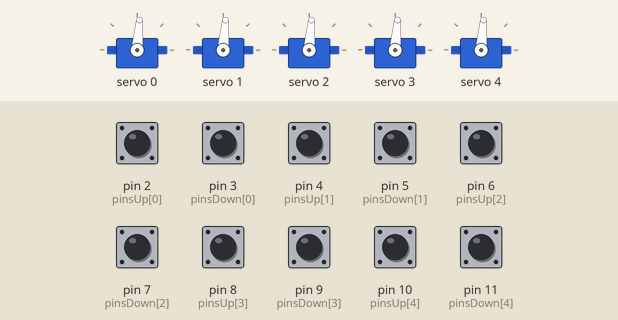
A sketch run on a simulated Arduino Uno, built with avr-gcc and run on an emulated ATmega328P. Parts: 5 × servo. The test bench sets the inputs (shaded band); at power-on: pin 2 (pinsUp[0]), pin 3 (pinsDown[0]), pin 4 (pinsUp[1]), pin 5 (pinsDown[1]), pin 6 (pinsUp[2]), pin 7 (pinsDown[2]), pin 8 (pinsUp[3]), pin 9 (pinsDown[3]), pin 10 (pinsUp[4]), pin 11 (pinsDown[4]) HIGH.

Above: at 3.2 s.
3.3 s: pin 2 (pinsUp[0]) pulled LOW for 0.15 s
At 4.2 s:
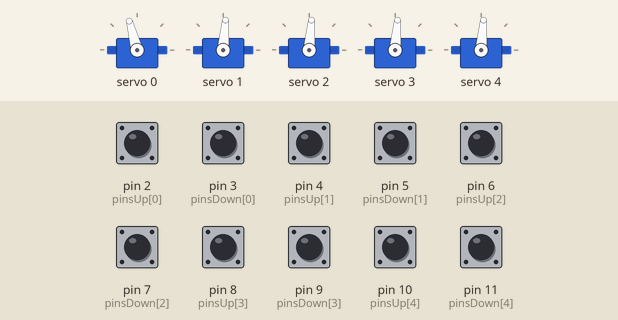
4.9 s: pin 3 (pinsDown[0]) pulled LOW for 0.15 s
At 5.6 s:
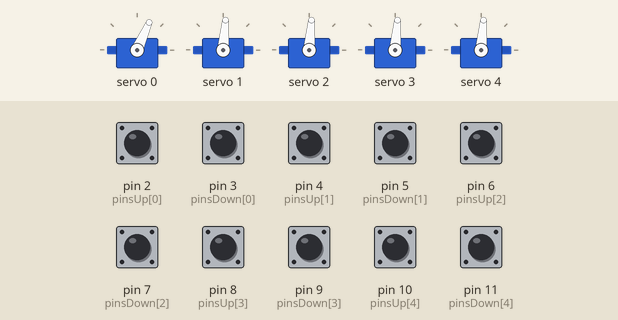
6.5 s: pin 2 (pinsUp[0]) pulled LOW for 1 s
At 7.0 s:
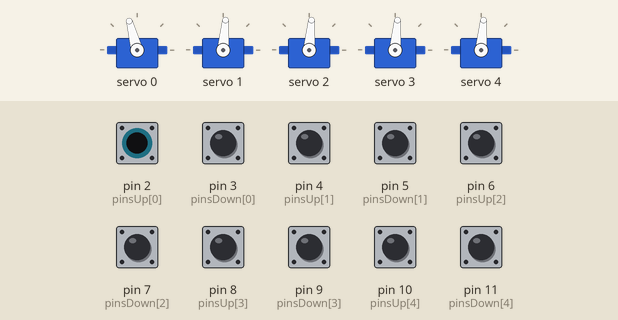
9.0 s: pin 3 (pinsDown[0]) pulled LOW for 1 s
At 9.8 s:
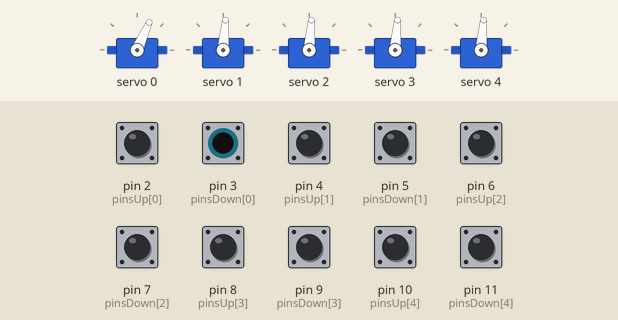
Timing chart, 0 to 12.0 s (numbered marks = the images above; inputs shaded):
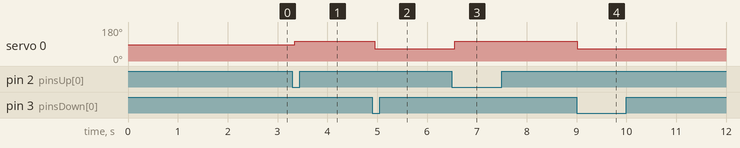

The sketch:

main.ino
```cpp
#include <Wire.h>
#include <Adafruit_PWMServoDriver.h>

Adafruit_PWMServoDriver pwm = Adafruit_PWMServoDriver();

int pinsUp[]   = {2, 4, 6, 8, 10};
int pinsDown[] = {3, 5, 7, 9, 11};

int stopValue = 350;
int val = 50;

void setup() {
  Serial.begin(9600);
  pwm.begin();
  pwm.setPWMFreq(60);

  for (int i = 0; i < 5; i++) {
    pinMode(pinsUp[i], INPUT_PULLUP);
    pinMode(pinsDown[i], INPUT_PULLUP);
  }

  for (int i = 0; i < 5; i++){
  pwm.setPWM(i, 0, stopValue);
  }

  delay(2000);
}

void loop() {
  for (int i = 0; i < 5; i++) {

    if (digitalRead(pinsUp[i]) == LOW) {
      pwm.setPWM(0, 0, stopValue + val);
    }

    else if (digitalRead(pinsDown[i]) == LOW) {
      pwm.setPWM(0, 0, stopValue - val);
    }
    else{
      pwm.setPWM(i, 0, 0);
    }
  }

  delay(50);
}
```

Measured:
- after the input at 3.3 s, servo 0: 85° → 105° at once
- after the input at 4.9 s, servo 0: 105° → 66° after 0.05 s
- after the input at 6.5 s, servo 0: 66° → 105° after 0.05 s
- after the input at 9.0 s, servo 0: 105° → 66° at once
